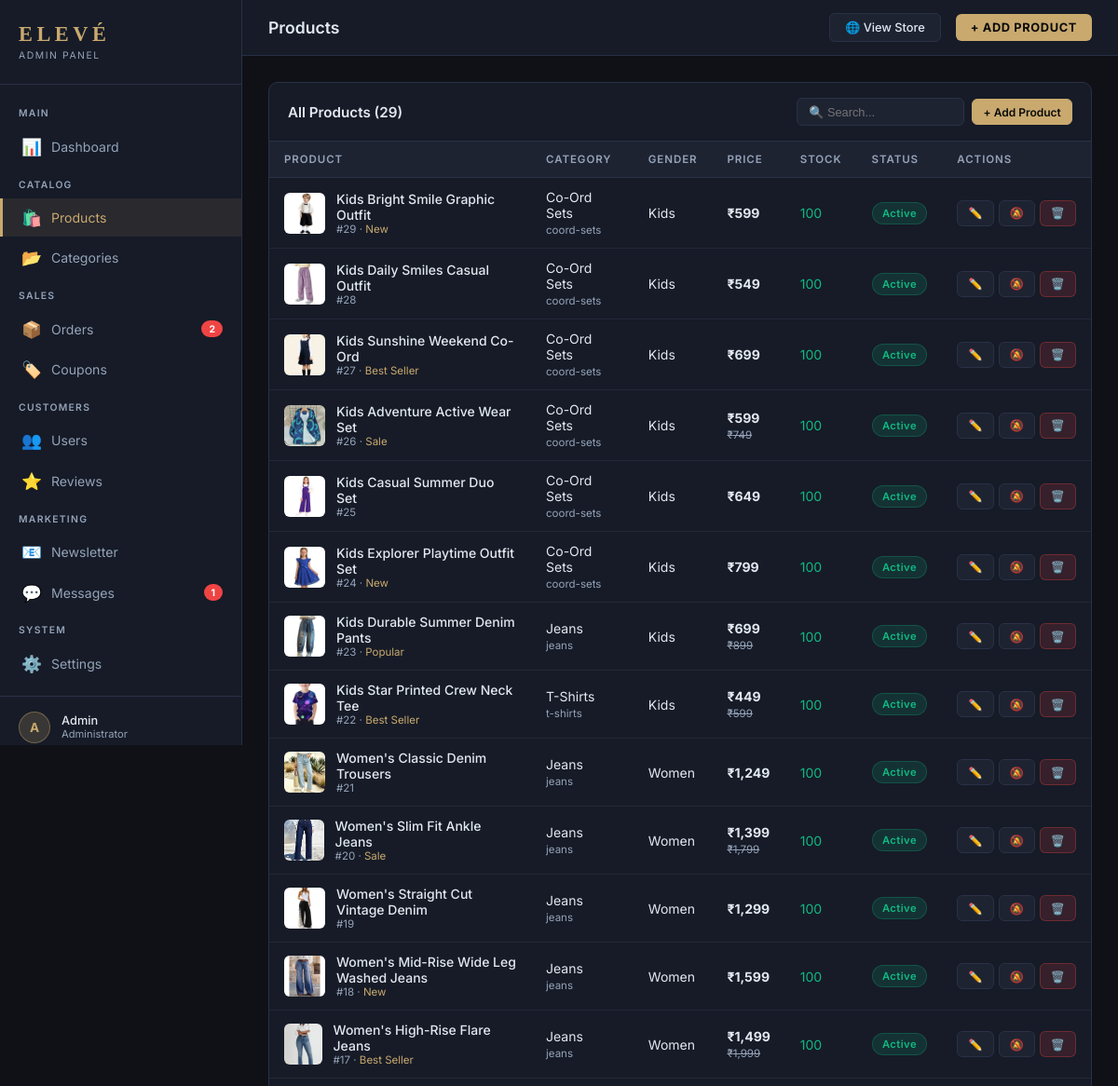
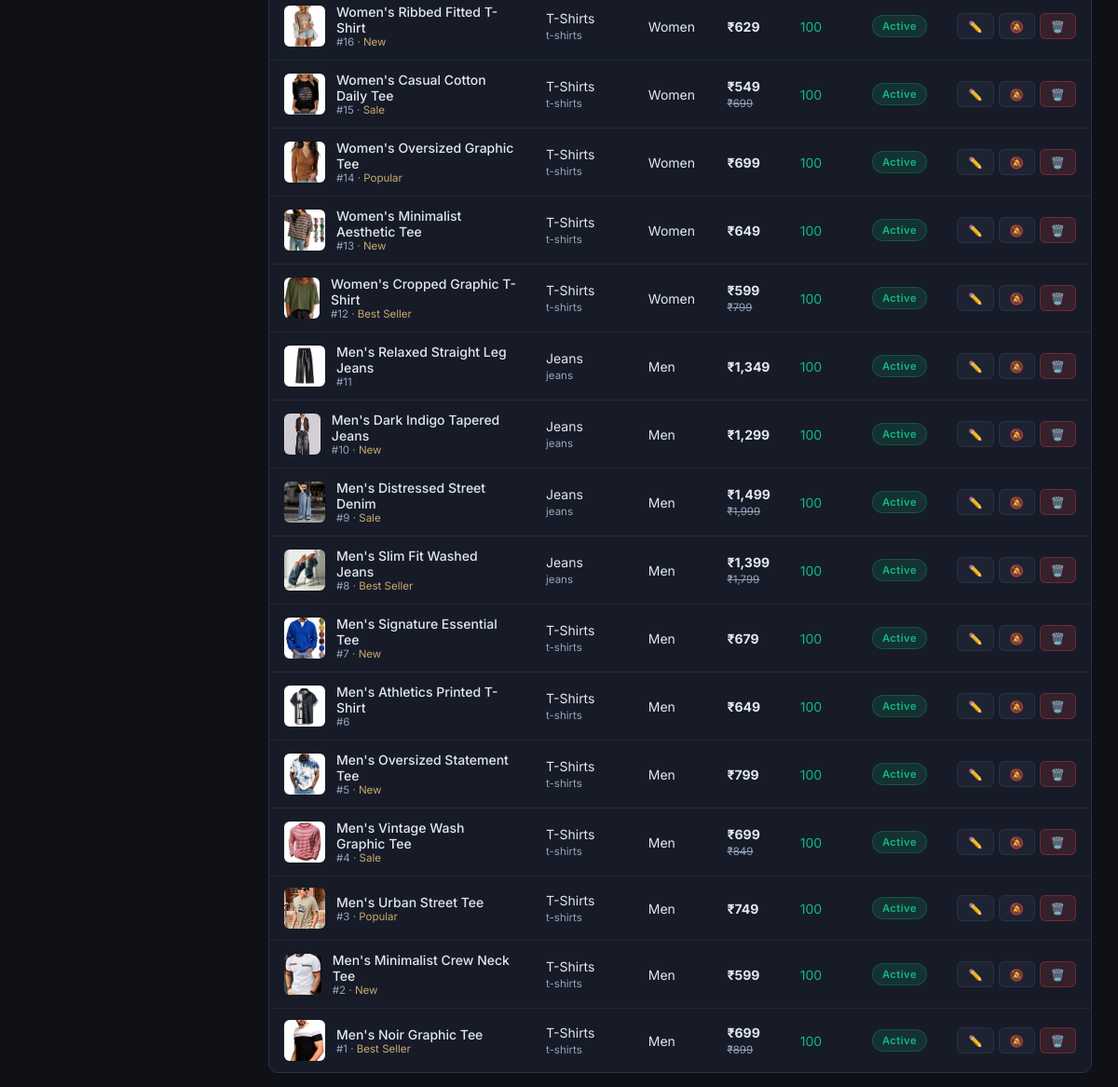
/admin/products.php (signed in), run on the app's committed database (2 pictures, top to bottom).
### tables this page shows
CREATE TABLE IF NOT EXISTS products (
    id INT AUTO_INCREMENT PRIMARY KEY,
    name VARCHAR(200) NOT NULL,
    category VARCHAR(100) NOT NULL,
    subcategory VARCHAR(100),
    gender ENUM('men', 'women', 'kids', 'unisex', '') DEFAULT '',
    price DECIMAL(10,2) NOT NULL,
    old_price DECIMAL(10,2) DEFAULT NULL,
    badge VARCHAR(50) DEFAULT NULL,
    rating DECIMAL(3,2) DEFAULT 4.5,
    reviews_count INT DEFAULT 0,
    is_new_arrival TINYINT(1) DEFAULT 0,
    is_best_seller TINYINT(1) DEFAULT 0,
    is_featured TINYINT(1) DEFAULT 0,
    is_active TINYINT(1) DEFAULT 1,
    stock_qty INT DEFAULT 100,
    description TEXT,
    fit TEXT,
    details TEXT,
    slug VARCHAR(200),
    created_at TIMESTAMP DEFAULT CURRENT_TIMESTAMP,
    updated_at TIMESTAMP DEFAULT CURRENT_TIMESTAMP ON UPDATE CURRENT_TIMESTAMP
);

### admin/products.php (the view, shortened to what this page needs)
<?php
require_once 'includes/header.php';
$db      = getDB();
$action  = $_REQUEST['action'] ?? 'list';
?>
<?php if ($action === 'add' || $action === 'edit'): ?>
  <?php
  $product = null;
  if ($action === 'edit') {
    $pid     = (int) ($_GET['id'] ?? 0);
    $product = $db->query("SELECT * FROM products WHERE id=$pid")->fetch();
    $images  = $db->query("SELECT url FROM product_images WHERE product_id=$pid ORDER BY sort_order")->fetchAll(PDO::FETCH_COLUMN);
    $sizes   = $db->query("SELECT size FROM product_sizes WHERE product_id=$pid ORDER BY id")->fetchAll(PDO::FETCH_COLUMN);
    $colors  = $db->query("SELECT CONCAT(name,':',hex) FROM product_colors WHERE product_id=$pid ORDER BY id")->fetchAll(PDO::FETCH_COLUMN);
  }
  ?>
  <div class="card">
    <div class="card-header">
      <div class="card-title"><?= $action === 'add' ? '+ Add New Product' : '✏️ Edit Product' ?></div>
      <a href="products.php" class="btn btn-sm btn-ghost">← Back</a>
    </div>
    <div class="card-body">
      <form method="POST" autocomplete="off">
        <?php if ($product): ?>
          <input type="hidden" name="id" value="<?= $product['id'] ?>">
        <?php endif; ?>
        <div class="form-row">
          <div class="form-group">
            <label class="form-label">Product Name *</label>
            <input type="text" name="name" class="form-control" required
                   value="<?= htmlspecialchars($product['name'] ?? '') ?>">
          </div>
          <div class="form-group">
            <label class="form-label">Category *</label>
            <input type="text" name="category" class="form-control" required placeholder="e.g. T-Shirts, Jackets"
                   value="<?= htmlspecialchars($product['category'] ?? '') ?>">
          </div>
        </div>
        <div class="form-row">
          <div class="form-group">
            <label class="form-label">Subcategory</label>
            <input type="text" name="subcategory" class="form-control" placeholder="e.g. hoodies, jeans"
                   value="<?= htmlspecialchars($product['subcategory'] ?? '') ?>">
          </div>
          <div class="form-group">
            <label class="form-label">Gender</label>
            <select name="gender" class="form-control">
              <option value="" <?= ($product['gender']??'')===''?'selected':'' ?>>Unisex/All</option>
              <option value="men" <?= ($product['gender']??'')==='men'?'selected':'' ?>>Men</option>
              <option value="women" <?= ($product['gender']??'')==='women'?'selected':'' ?>>Women</option>
              <option value="kids" <?= ($product['gender']??'')==='kids'?'selected':'' ?>>Kids</option>
              <option value="unisex" <?= ($product['gender']??'')==='unisex'?'selected':'' ?>>Unisex</option>
            </select>
          </div>
        </div>
        <div class="form-row-3">
          <div class="form-group">
            <label class="form-label">Price (₹) *</label>
            <input type="number" name="price" class="form-control" step="0.01" required min="0"
                   value="<?= $product['price'] ?? '' ?>">
          </div>
          <div class="form-group">
            <label class="form-label">Old Price (₹) — for sale</label>
            <input type="number" name="old_price" class="form-control" step="0.01" min="0"
                   value="<?= $product['old_price'] ?? '' ?>">
          </div>
          <div class="form-group">
            <label class="form-label">Badge</label>
            <select name="badge" class="form-control">
              <option value="">— None —</option>
              <?php foreach (['New','Best Seller','Sale','Limited','Hot'] as $b): ?>
              <option value="<?= $b ?>" <?= ($product['badge']??'')===$b?'selected':'' ?>><?= $b ?></option>
              <?php endforeach; ?>
            </select>
          </div>
        </div>
        <div class="form-row">
          <div class="form-group">
            <label class="form-label">Rating (1–5)</label>
            <input type="number" name="rating" class="form-control" step="0.1" min="1" max="5"
                   value="<?= $product['rating'] ?? '4.5' ?>">
          </div>
          <div class="form-group">
            <label class="form-label">Stock Qty</label>
            <input type="number" name="stock_qty" class="form-control" min="0"
                   value="<?= $product['stock_qty'] ?? '100' ?>">
          </div>
        </div>
        <div class="form-group">
          <label class="form-label">Description</label>
          <textarea name="description" class="form-control" rows="4"><?= htmlspecialchars($product['description'] ?? '') ?></textarea>
        </div>
        <div class="form-group">
          <label class="form-label">Details (pipe-separated: item1|item2|item3)</label>
          <input type="text" name="details" class="form-control" placeholder="100% Cotton|Machine washable|Slim fit"
                 value="<?= htmlspecialchars($product['details'] ?? '') ?>">
        </div>
        <div class="form-group">
          <label class="form-label">Fit Guide</label>
          <textarea name="fit" class="form-control" rows="2"><?= htmlspecialchars($product['fit'] ?? '') ?></textarea>
        </div>
        <div class="form-row">
          <div class="form-group">
            <label class="form-label">Sizes (comma-separated: S,M,L,XL)</label>
            <input type="text" name="sizes" class="form-control" placeholder="S,M,L,XL"
                   value="<?= htmlspecialchars(implode(',', $sizes ?? [])) ?>">
          </div>
          <div class="form-group">
            <label class="form-label">Colors (one per line: Name:#hex)</label>
            <textarea name="colors" class="form-control" rows="3" placeholder="Black:#1a1a1a&#10;White:#f5f5f5"><?= htmlspecialchars(implode("\n", $colors ?? [])) ?></textarea>
          </div>
        </div>
        <div class="form-group">
          <label class="form-label">Image URLs (one per line)</label>
          <textarea name="images" class="form-control" rows="5" placeholder="https://images.unsplash.com/..."><?= htmlspecialchars(implode("\n", $images ?? [])) ?></textarea>
        </div>
        <div style="display:flex;gap:1.5rem;margin-bottom:1.25rem;flex-wrap:wrap">
          <label style="display:flex;align-items:center;gap:.5rem;cursor:pointer;font-size:.875rem">
            <input type="checkbox" name="is_new_arrival" <?= ($product['is_new_arrival']??0)?'checked':'' ?>> New Arrival
          </label>
          <label style="display:flex;align-items:center;gap:.5rem;cursor:pointer;font-size:.875rem">
            <input type="checkbox" name="is_best_seller" <?= ($product['is_best_seller']??0)?'checked':'' ?>> Best Seller
          </label>
          <label style="display:flex;align-items:center;gap:.5rem;cursor:pointer;font-size:.875rem">
            <input type="checkbox" name="is_featured" <?= ($product['is_featured']??1)?'checked':'' ?>> Featured on Homepage
          </label>
          <label style="display:flex;align-items:center;gap:.5rem;cursor:pointer;font-size:.875rem">
            <input type="checkbox" name="is_active" <?= ($product['is_active']??1)?'checked':'' ?>> Active
          </label>
        </div>
        <button type="submit" class="btn btn-primary">💾 Save Product</button>
        <a href="products.php" class="btn btn-ghost" style="margin-left:.5rem">Cancel</a>
      </form>
    </div>
  </div>
<?php else: ?>
  <div class="card">
    <div class="card-header">
      <div class="card-title">All Products (<?= $db->query("SELECT COUNT(*) FROM products")->fetchColumn() ?>)</div>
      <div style="display:flex;gap:.5rem;align-items:center">
        <input type="text" id="tableSearch" placeholder="🔍 Search..." style="padding:.4rem .75rem;background:var(--surface2);border:1px solid var(--border);border-radius:6px;color:var(--text);font-size:.8rem;outline:none;width:180px">
        <a href="products.php?action=add" class="btn btn-primary btn-sm">+ Add Product</a>
      </div>
    </div>
    <div class="table-wrap">
      <table>
        <thead>
          <tr>
            <th>Product</th>
            <th>Category</th>
            <th>Gender</th>
            <th>Price</th>
            <th>Stock</th>
            <th>Status</th>
            <th>Actions</th>
          </tr>
        </thead>
        <tbody>
          <?php
          $products = $db->query("SELECT p.*, (SELECT url FROM product_images WHERE product_id=p.id ORDER BY sort_order LIMIT 1) AS image FROM products p ORDER BY p.id DESC")->fetchAll();
          foreach ($products as $p):
          ?>
          <tr>
            <td>
              <div style="display:flex;align-items:center;gap:.75rem">
                <?php if ($p['image']): ?>
                  <img src="<?= htmlspecialchars(adminImgUrl($p['image'])) ?>" class="td-img" alt="">
                <?php else: ?>
                  <div class="td-img" style="background:var(--surface2);display:flex;align-items:center;justify-content:center">📦</div>
                <?php endif; ?>
                <div>
                  <div style="font-weight:500"><?= htmlspecialchars($p['name']) ?></div>
                  <div style="font-size:.72rem;color:var(--muted)">#<?= $p['id'] ?> <?= $p['badge'] ? '· <span style="color:var(--accent)">'.$p['badge'].'</span>' : '' ?></div>
                </div>
              </div>
            </td>
            <td><?= htmlspecialchars($p['category']) ?><br><span style="font-size:.72rem;color:var(--muted)"><?= htmlspecialchars($p['subcategory'] ?? '') ?></span></td>
            <td><?= $p['gender'] ? ucfirst($p['gender']) : 'All' ?></td>
            <td>
              <strong>₹<?= number_format($p['price'], 0) ?></strong>
              <?php if ($p['old_price']): ?>
                <br><span style="font-size:.72rem;color:var(--muted);text-decoration:line-through">₹<?= number_format($p['old_price'], 0) ?></span>
              <?php endif; ?>
            </td>
            <td>
              <span style="color:<?= $p['stock_qty'] < 10 ? 'var(--danger)' : 'var(--success)' ?>"><?= $p['stock_qty'] ?></span>
            </td>
            <td>
              <span class="badge <?= $p['is_active'] ? 'badge-green' : 'badge-red' ?>">
                <?= $p['is_active'] ? 'Active' : 'Inactive' ?>
              </span>
            </td>
            <td>
              <div style="display:flex;gap:.3rem;flex-wrap:nowrap">
                <a href="products.php?action=edit&id=<?= $p['id'] ?>" class="btn btn-sm btn-ghost">✏️</a>
                <a href="products.php?toggle=<?= $p['id'] ?>" class="btn btn-sm btn-ghost"><?= $p['is_active'] ? '🔕' : '✅' ?></a>
                <a href="products.php?delete=<?= $p['id'] ?>" class="btn btn-sm btn-danger"
                   data-confirm="Deactivate '<?= htmlspecialchars($p['name']) ?>'?">🗑️</a>
              </div>
            </td>
          </tr>
          <?php endforeach; ?>
        </tbody>
      </table>
    </div>
  </div>
<?php endif; ?>
<?php require_once 'includes/footer.php'; ?>

### admin/includes/header.php (style rules this page uses)
*,*::before,*::after { box-sizing:border-box;margin:0;padding:0 }
:root { --bg:#0f1117;--surface:#161b27;--surface2:#1e2332;--border:#2a3146; --text:#e2e8f0;--muted:#94a3b8;--accent:#c9a96e;--accent-h:#d4b87d; --success:#10b981;--danger:#ef4444;--warning:#f59e0b;--info:#3b82f6; --sidebar-w:260px; }
body { font-family:'Inter',-apple-system,sans-serif;background:var(--bg);color:var(--text);min-height:100vh;overflow-x:hidden }
a { color:inherit;text-decoration:none }
img { max-width:100% }
.card { background:var(--surface);border:1px solid var(--border);border-radius:10px;overflow:hidden }
.card-header { padding:1rem 1.25rem;border-bottom:1px solid var(--border);display:flex;align-items:center;justify-content:space-between }
.card-title { font-size:.95rem;font-weight:600;color:var(--text) }
.table-wrap { overflow-x:auto }
table { width:100%;border-collapse:collapse;font-size:.875rem }
thead th { background:var(--surface2);padding:.75rem 1rem;text-align:left;font-size:.72rem;font-weight:600;letter-spacing:.08em;text-transform:uppercase;color:var(--muted);border-bottom:1px solid var(--border);white-space:nowrap }
tbody td { padding:.75rem 1rem;border-bottom:1px solid rgba(42,49,70,.6);color:var(--text);vertical-align:middle }
tbody tr:last-child td { border-bottom:none }
.td-img { width:44px;height:44px;border-radius:6px;object-fit:cover;background:var(--surface2) }
.badge { display:inline-flex;align-items:center;padding:.25rem .65rem;border-radius:9999px;font-size:.7rem;font-weight:600;letter-spacing:.04em }
.badge-green { background:rgba(16,185,129,.15);color:#10b981;border:1px solid rgba(16,185,129,.25) }
.btn { display:inline-flex;align-items:center;gap:.4rem;padding:.5rem 1rem;border-radius:6px;font-size:.82rem;font-weight:600;transition:all .15s;cursor:pointer;border:1px solid transparent }
.btn-primary { background:var(--accent);color:#0a0a0a;border-color:var(--accent) }
.btn-danger { background:rgba(239,68,68,.15);color:#ef4444;border-color:rgba(239,68,68,.3) }
.btn-sm { padding:.35rem .7rem;font-size:.75rem }
.btn-ghost { background:var(--surface2);color:var(--text);border-color:var(--border) }

### data on the page
products: shows a picture, name "Kids Bright Smile Graphic Outfit", id "29", badge "New", category "Co-Ord Sets", subcategory "coord-sets", gender "Kids", price "599", stock_qty "100", is_active "Active"
products: shows a picture, name "Kids Daily Smiles Casual Outfit", id "28", category "Co-Ord Sets", subcategory "coord-sets", gender "Kids", price "549", stock_qty "100", is_active "Active"
products: shows a picture, name "Kids Sunshine Weekend Co-Ord", id "27", badge "Best Seller", category "Co-Ord Sets", subcategory "coord-sets", gender "Kids", price "699", stock_qty "100", is_active "Active"
products: shows a picture, name "Kids Adventure Active Wear Set", id "26", badge "Sale", category "Co-Ord Sets", subcategory "coord-sets", gender "Kids", price "599", old_price "749", stock_qty "100", is_active "Active"
products: shows a picture, name "Kids Casual Summer Duo Set", id "25", category "Co-Ord Sets", subcategory "coord-sets", gender "Kids", price "649", stock_qty "100", is_active "Active"
products: shows a picture, name "Kids Explorer Playtime Outfit Set", id "24", badge "New", category "Co-Ord Sets", subcategory "coord-sets", gender "Kids", price "799", stock_qty "100", is_active "Active"
products: shows a picture, name "Kids Durable Summer Denim Pants", id "23", badge "Popular", category "Jeans", subcategory "jeans", gender "Kids", price "699", old_price "899", stock_qty "100", is_active "Active"
products: shows a picture, name "Kids Star Printed Crew Neck Tee", id "22", badge "Best Seller", category "T-Shirts", subcategory "t-shirts", gender "Kids", price "449", old_price "599", stock_qty "100", is_active "Active"
products: shows a picture, name "Women's Classic Denim Trousers", id "21", category "Jeans", subcategory "jeans", gender "Women", price "1,249", stock_qty "100", is_active "Active"
products: shows a picture, name "Women's Slim Fit Ankle Jeans", id "20", badge "Sale", category "Jeans", subcategory "jeans", gender "Women", price "1,399", old_price "1,799", stock_qty "100", is_active "Active"
products: shows a picture, name "Women's Straight Cut Vintage Denim", id "19", category "Jeans", subcategory "jeans", gender "Women", price "1,299", stock_qty "100", is_active "Active"
products: shows a picture, name "Women's Mid-Rise Wide Leg Washed Jeans", id "18", badge "New", category "Jeans", subcategory "jeans", gender "Women", price "1,599", stock_qty "100", is_active "Active"
products: shows a picture, name "Women's High-Rise Flare Jeans", id "17", badge "Best Seller", category "Jeans", subcategory "jeans", gender "Women", price "1,499", old_price "1,999", stock_qty "100", is_active "Active"
products: shows a picture, name "Women's Ribbed Fitted T-Shirt", id "16", badge "New", category "T-Shirts", subcategory "t-shirts", gender "Women", price "629", stock_qty "100", is_active "Active"
products: shows a picture, name "Women's Casual Cotton Daily Tee", id "15", badge "Sale", category "T-Shirts", subcategory "t-shirts", gender "Women", price "549", old_price "699", stock_qty "100", is_active "Active"
products: shows a picture, name "Women's Oversized Graphic Tee", id "14", badge "Popular", category "T-Shirts", subcategory "t-shirts", gender "Women", price "699", stock_qty "100", is_active "Active"
products: shows a picture, name "Women's Minimalist Aesthetic Tee", id "13", badge "New", category "T-Shirts", subcategory "t-shirts", gender "Women", price "649", stock_qty "100", is_active "Active"
products: shows a picture, name "Women's Cropped Graphic T-Shirt", id "12", badge "Best Seller", category "T-Shirts", subcategory "t-shirts", gender "Women", price "599", old_price "799", stock_qty "100", is_active "Active"
products: shows a picture, name "Men's Relaxed Straight Leg Jeans", id "11", category "Jeans", subcategory "jeans", gender "Men", price "1,349", stock_qty "100", is_active "Active"
products: shows a picture, name "Men's Dark Indigo Tapered Jeans", id "10", badge "New", category "Jeans", subcategory "jeans", gender "Men", price "1,299", stock_qty "100", is_active "Active"
products: shows a picture, name "Men's Distressed Street Denim", id "9", badge "Sale", category "Jeans", subcategory "jeans", gender "Men", price "1,499", old_price "1,999", stock_qty "100", is_active "Active"
products: shows a picture, name "Men's Slim Fit Washed Jeans", id "8", badge "Best Seller", category "Jeans", subcategory "jeans", gender "Men", price "1,399", old_price "1,799", stock_qty "100", is_active "Active"
products: shows a picture, name "Men's Signature Essential Tee", id "7", badge "New", category "T-Shirts", subcategory "t-shirts", gender "Men", price "679", stock_qty "100", is_active "Active"
products: shows a picture, name "Men's Athletics Printed T-Shirt", id "6", category "T-Shirts", subcategory "t-shirts", gender "Men", price "649", stock_qty "100", is_active "Active"
products: shows a picture, name "Men's Oversized Statement Tee", id "5", badge "New", category "T-Shirts", subcategory "t-shirts", gender "Men", price "799", stock_qty "100", is_active "Active"
products: shows a picture, name "Men's Vintage Wash Graphic Tee", id "4", badge "Sale", category "T-Shirts", subcategory "t-shirts", gender "Men", price "699", old_price "849", stock_qty "100", is_active "Active"
products: shows a picture, name "Men's Urban Street Tee", id "3", badge "Popular", category "T-Shirts", subcategory "t-shirts", gender "Men", price "749", stock_qty "100", is_active "Active"
products: shows a picture, name "Men's Minimalist Crew Neck Tee", id "2", badge "New", category "T-Shirts", subcategory "t-shirts", gender "Men", price "599", stock_qty "100", is_active "Active"
products: shows a picture, name "Men's Noir Graphic Tee", id "1", badge "Best Seller", category "T-Shirts", subcategory "t-shirts", gender "Men", price "699", old_price "899", stock_qty "100", is_active "Active"

### other printed values
$newOrders "2"
$newMsgs "1"
substr($_SESSION['user_name'] ?? 'Admin', 0, 1) "A"
$_SESSION['user_name'] "Admin"
$pageTitle "Products"
$db->query("SELECT COUNT(*) FROM products")->fetchColumn() "29"
